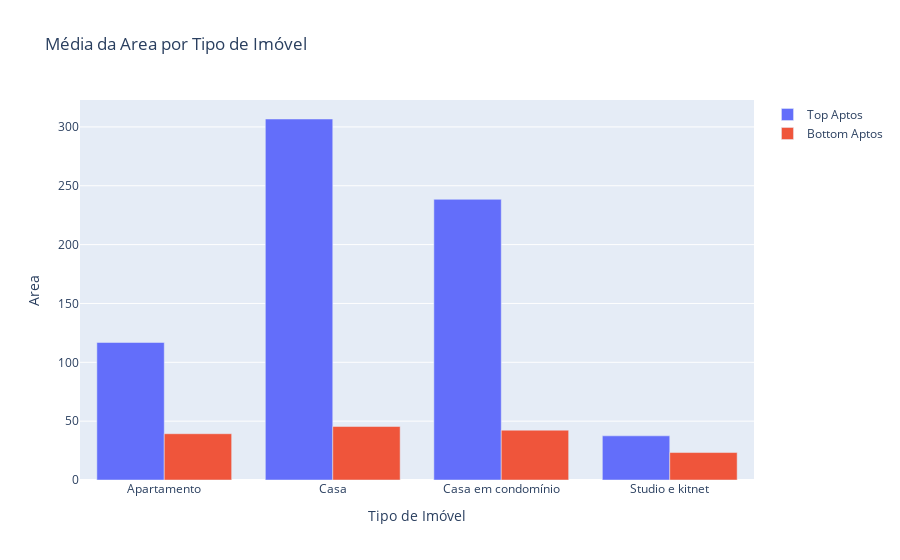

The code cell stored with this chart in its notebook:
### Markdown cell above
Vamos analisar a area dos imóveis

### Code cell
rent_by_type_top = top_aptos.groupby("type")["area"].mean().reset_index()
rent_by_type_bottom = bottom_aptos.groupby("type")["area"].mean().reset_index()

fig = go.Figure()

fig.add_trace(go.Bar(
    x = rent_by_type_top["type"],
    y = rent_by_type_top ["area"],
    name = "Top Aptos"
))

fig.add_trace(go.Bar(
    x = rent_by_type_bottom["type"],
    y = rent_by_type_bottom ["area"],
    name="Bottom Aptos"
))

fig.update_layout(
    title = "Média da Area por Tipo de Imóvel",
    xaxis_title = "Tipo de Imóvel",
    yaxis_title = "Area"
)

fig.show()

### Figure 1 — Plotly figure (JSON) as saved in the notebook; plotly's stock layout.template omitted (floating-point values rounded to 4 significant figures)
{"data": [{"name": "Top Aptos", "type": "bar", "x": ["Apartamento", "Casa", "Casa em condomínio", "Studio e kitnet"], "y": [116.9, 306.7, 238.5, 37.52]}, {"name": "Bottom Aptos", "type": "bar", "x": ["Apartamento", "Casa", "Casa em condomínio", "Studio e kitnet"], "y": [39.31, 45.44, 42.33, 23.33]}], "layout": {"title": {"text": "Média da Area por Tipo de Imóvel"}, "xaxis": {"title": {"text": "Tipo de Imóvel"}}, "yaxis": {"title": {"text": "Area"}}}}
